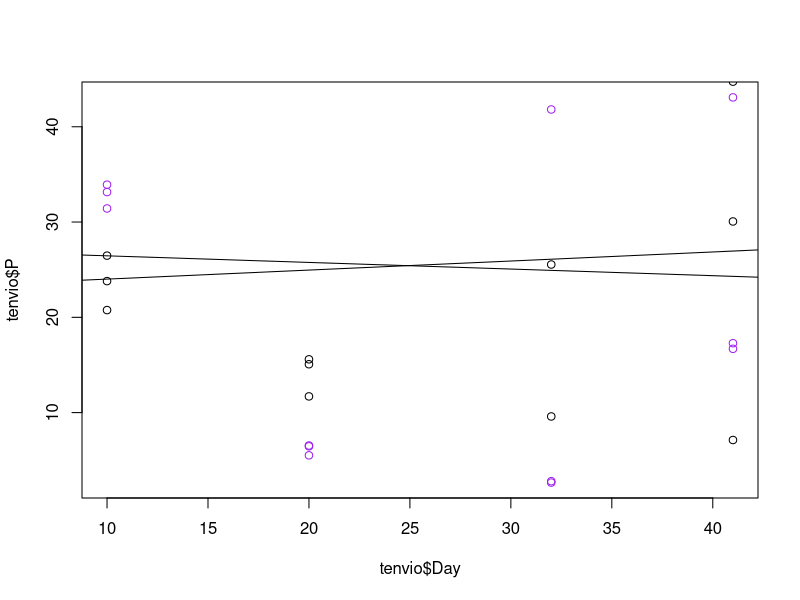
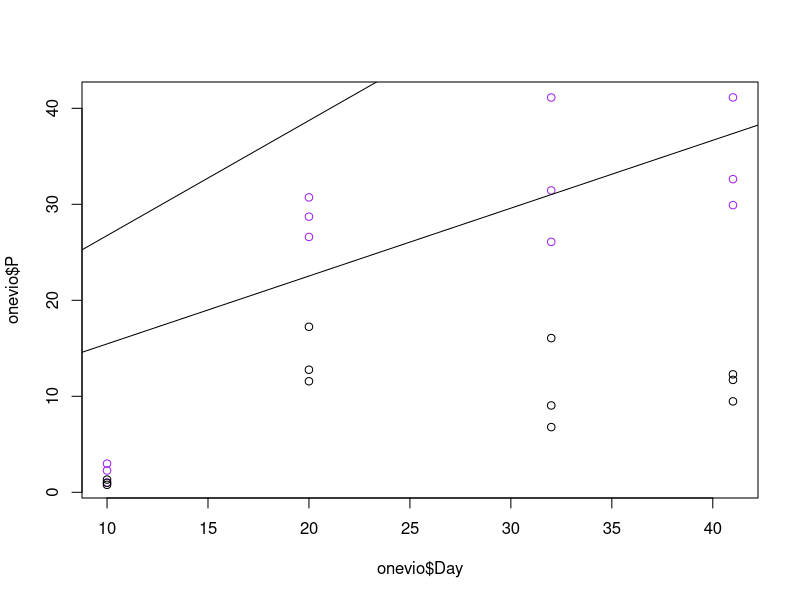

Source code (R) for these figures, in order:
# Starvation Violacein Analysis
# Jared Brewer
# Created: July 21, 2015
# Modified: July 23, 2015

# The end goal here is to make a line plot and perform a regression analysis. 
# First, set your working directory, it doesn't necessarily matter where it is.
# Format is setwd ("directory")
# e.g. setwd("~/GitHub/JanthinoViol/data)

# Import the two data files that are being used here. In this case, it is the separate data from both one and ten day cultures.
# This could get messy.
tenvio <- read.csv("./StarvationViolacein_TenDay_07212015_WJB.csv", header = T)
onevio <- read.csv("./StarvationViolacein_OneDay_07212015_WJB.csv", header = T)

# This will plot the relevant points.
plot(tenvio$Day, tenvio$P, col='purple')
points(tenvio$Day, tenvio$W, col='black')
abline(lm(Day~P, data=tenvio, col='purple'))
abline(lm(Day~W, data=tenvio, col='black'))
# So, that doesn't look like anything worthwhile. I must wonder why.
# Could a bar plot be a better representation of the data? 

# Run a regression and look for differences, one at a time.
tenvioP.reg <- lm(Day~P, data=tenvio)
summary(tenvioP.reg)
# Non-signficant P-value here. I'm not sure what else could be done.
# Caveat: I'm not convinced that violacein is a linear function of cell density?

tenvioW.reg <- lm(Day~W, data=tenvio)
summary(tenvioW.reg)
# Same here. No signficant result. What now? Since they are not linear, is there a good way to normalize?
# Stuck.

plot(onevio$Day, onevio$P, col='purple')
points(onevio$Day, onevio$W, col='black')
abline(lm(Day~P, data=onevio, col='purple'))
abline(lm(Day~W, data=onevio, col='black'))

onevioP.reg <- lm(Day~P, data=onevio)
summary(onevioP.reg)

onevioW.reg <- lm(Day~W, data=onevio)
summary(onevioW.reg)

# These are WAY better than the ten day ones. I wonder why that is. 
# I'm at another impasse.